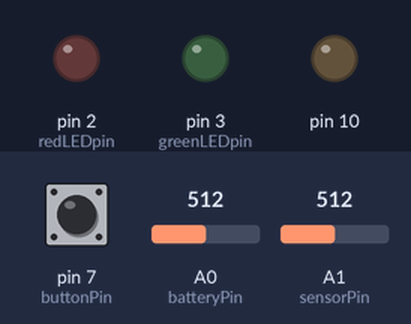
Simulated run of this sketch. Board: Arduino Uno, built with avr-gcc and run on an emulated ATmega328P. Parts: output pins drawn as LEDs (lit = HIGH). The test bench sets the inputs (shaded band); at power-on: pin 7 (buttonPin) LOW, A0 (batteryPin) = 512, A1 (sensorPin) = 512. The local clock reads 2024-03-15 10:24:30 at power-on unless the sketch sets it; storage starts empty; what the sketch prints to the serial monitor is not drawn.

Above: at 1.2 s.
1.3 s: pin 7 (buttonPin) pulled HIGH for 0.15 s
Timing chart, 0 to 4.3 s (numbered marks = the images above; inputs shaded):
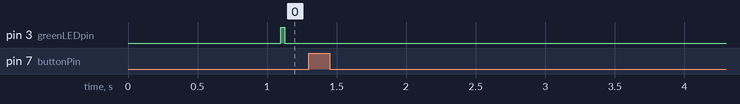

The sketch:

SC_2.ino
```cpp
#include <SD.h>
#include <Wire.h>
#include "RTClib.h"

/**************************************************************************************
SENSORCACHE ARDUINO PROGRAM
VERSION 0.1
CONTACT:  CBSHING@GMAIL.COM
*************************************************************************************/

/*
  This Arduino project uses a Bluetooth serial modem, Adafruit Datalogger Shield (v2), and Arduino Uno
  to record sensor data and send this file to a bluetooth phone

  There is very little that is novel in the code.  Much is comprised by taking other people's existing
  work to allow for the Arduino and Android to talk with each other.  This is created based on code
  written by Lady Ada ( ) from Adafruit and Google Bluetooth Chat.  This code is meant to be part of
  Culturally Situated Sensors - Sensorcaching project.  Anyone is free to download and modify as needed.
  However, if you would like to associate your sensor with the Culturally Situated Sensing network, please
  go to xxx.edu and sign up.

  Instructions for this project:
  1. Go to the Culturally Situated Sensors website (xxx.edu) and download Sensorcache sensor instructions,
     fill out the necessary forms, and download this Sensorcache sensor code
  2. Hook up your sensorcache as seen in the instructions and upload this code to your sensor.
  3. Download "Sensorcaching" from the Android Market
  4. Open up Sensorcaching app on your phone and click the "Share" Button.
  5. Select the "Test my Sensor" Option.  To pair with your sensor select "Connect a Device", then select "Firefly".
     Now you have paired Android to Arduino.  You may need to type passcode: 1234.
  6. Information will automatically be


  Parts Lists:

  Software:


*/

//User defined variables
//#define FIRMWARE_VERSION  0.1
const int sensorcacheid = 1;
//const char sensortype[] = "sensor0";
float sensorValue = 0;
//float sensorMultiplier = 1;
float sensorOffset = 0;

//For testing purposes
const char sensortype[] = "light";
float sensorMultiplier = 1024/5;

// how many milliseconds before checking if the button is pressed. 1000 ms is once a second
#define BUTTON_INTERVAL  100 // mills between entries (reduce to take more/faster data)

// how many milliseconds between grabbing data and logging it. 1000 ms is once a second
#define LOG_INTERVAL  1000 // mills between entries (reduce to take more/faster data)
uint32_t LogTime = 0; // time of last log

// how many milliseconds before writing the logged data permanently to disk
// set it to the LOG_INTERVAL to write each time (safest)
// set it to 10*LOG_INTERVAL to write all data every 10 datareads, you could lose up to
// the last 10 reads if power is lost but it uses less power and is much faster!
#define SYNC_INTERVAL 10000 // mills between calls to flush() - to write data to the card
uint32_t syncTime = 0; // time of last sync()

#define DEBUG_TO_SERIAL   1 // print debug serial lines

// the digital pins that connect to the LEDs
#define redLEDpin 2
#define greenLEDpin 3

// the analog pins that connect to the sensors
#define batteryPin 0          // analog 0
#define sensorPin 1           // analog 1

// the battery reference calculations
const int ref_voltage = 5;
//const float ref_voltage = 3.3;
float batteryVoltage = ref_voltage;

RTC_DS1307 RTC; // define the Real Time Clock object

// for the bluetooth connection state, we use digital pin 6
const int BTconnectPin = 6;
int BTconnectstate = 0;
// for the button, we use digital pin 7
const int buttonPin = 7;
int buttonstate = 0;
// for the data logging shield, we use digital pin 10 for the SD cs line
const int chipSelect = 10;

File logfile;
char filename1[] = "LOGFILE1.txt";
char filename2[] = "LOGFILE2.txt";
boolean filename_flag = false;

void error(char *str)
{
  Serial.print("error: ");
  Serial.println(str);

  // red LED indicates error
  digitalWrite(redLEDpin, HIGH);

  while(1);
}

void setup(void)
{
  Serial.begin(115200);
  Serial.println();

  // use debugging LEDs
  pinMode(redLEDpin, OUTPUT);
  pinMode(greenLEDpin, OUTPUT);

  //define button & BT state pins
  pinMode(BTconnectPin, INPUT);
  pinMode(buttonPin, INPUT);

  // make sure that the default chip select pin is set to
  // output, even if you don't use it
  // for the SD logger:
  pinMode(10, OUTPUT);

  Serial.print("Initializing SD card....");

  // see if the card is present and can be initialized:
  if (!SD.begin(chipSelect)) {
    error("Card failed, or not present");
  }

  Serial.println("card initialized.");

   // connect to RTC
  Wire.begin();
  if (!RTC.begin()) {
    logfile.println("RTC failed");
    Serial.println("RTC failed");
  }

  SD_init();
}

void loop(void)
{
  DateTime now;

  // delay for the amount of time we want between readings
  delay((BUTTON_INTERVAL -1) - (millis() % BUTTON_INTERVAL));

  buttonstate = digitalRead(buttonPin);
  if(buttonstate == HIGH) {
#if DEBUG_TO_SERIAL
  Serial.println("Button Pressed");
#endif // DEBUG_TO_SERIAL
    logfile.close();
    connectBT();
    SD_init();
  }

  // delay for the amount of time we want between readings
  if ((millis() - LogTime) < LOG_INTERVAL) return;
  LogTime = millis();

  digitalWrite(greenLEDpin, HIGH);

  // print the id number
  logfile.print(sensorcacheid);
  logfile.print(",");
#if DEBUG_TO_SERIAL
  Serial.print(sensorcacheid);
  Serial.print(",");
#endif // DEBUG_TO_SERIAL

  // fetch the time
  now = RTC.now();
  // log time
  logfile.print('"');
  logfile.print(now.year(), DEC);
  logfile.print("/");
  logfile.print(now.month(), DEC);
  logfile.print("/");
  logfile.print(now.day(), DEC);
  logfile.print(" - ");
  logfile.print(now.hour(), DEC);
  logfile.print(":");
  logfile.print(now.minute(), DEC);
  logfile.print('"');
#if DEBUG_TO_SERIAL
  Serial.print('"');
  Serial.print(now.year(), DEC);
  Serial.print("/");
  Serial.print(now.month(), DEC);
  Serial.print("/");
  Serial.print(now.day(), DEC);
  Serial.print(" - ");
  Serial.print(now.hour(), DEC);
  Serial.print(":");
  Serial.print(now.minute(), DEC);
  Serial.print('"');
#endif //DEBUG_TO_SERIAL

  analogRead(sensorPin);
  delay(10);
  int sensorReading = analogRead(sensorPin);
  float sensorVoltage = (sensorReading * ref_voltage)/1024;
  sensorValue = (sensorVoltage*sensorMultiplier) + sensorOffset;

  logfile.print(", ");
  logfile.print(sensorValue);
#if DEBUG_TO_SERIAL
  Serial.print(", ");
  Serial.print(sensorValue);
#endif // DEBUG_TO_SERIAL

  analogRead(batteryPin);
  delay(10);
  int batteryReading = analogRead(batteryPin);
  batteryVoltage = (batteryReading*ref_voltage)/1024;

  logfile.print(", ");
  logfile.print(batteryVoltage);
#if DEBUG_TO_SERIAL
  Serial.print(", ");
  Serial.print(batteryVoltage);
#endif // DEBUG_TO_SERIAL

  logfile.println();
#if DEBUG_TO_SERIAL
  Serial.println();
#endif // DEBUG_TO_SERIAL

  digitalWrite(greenLEDpin, LOW);

  // Now we write data to disk! Don't sync too often - requires 2048 bytes of I/O to SD card
  // which uses a bunch of power and takes time
  if ((millis() - syncTime) < SYNC_INTERVAL) return;
  syncTime = millis();

  // blink LED to show we are syncing data to the card & updating FAT!
  digitalWrite(redLEDpin, HIGH);
  logfile.flush();
  digitalWrite(redLEDpin, LOW);

}

void SD_init(void)
{
  // create a new file
  if (!filename_flag) {
    SD.remove("filename2.txt");
    logfile = SD.open(filename2, FILE_WRITE);
    filename_flag = true;
  }
  else {
    SD.remove("filename1.txt");
    logfile = SD.open(filename1, FILE_WRITE);
    filename_flag = false;
  }

    //For up to 99 different files use the following
/*  for (uint8_t i = 0; i < 100; i++) {
    filename[6] = i/10 + '0';
    filename[7] = i%10 + '0';
    if (! SD.exists(filename)) {
      // only open a new file if it doesn't exist
      logfile = SD.open(filename, FILE_WRITE);
      break;  // leave the loop!
    }
  }
 */
  if (! logfile) {
    error("couldnt create file");
  }

  Serial.print("Logging to: ");
  if(filename_flag)
    Serial.println(filename2);
  else
    Serial.println(filename1);

  logfile.print("id,timestamp,");
  logfile.print(sensortype);
  logfile.println(",bat");
#if DEBUG_TO_SERIAL
  Serial.print("id,timestamp,");
  Serial.print(sensortype);
  Serial.println(",bat");
#endif //DEBUG_TO_SERIAL

  return;
}

void connectBT(void)
{
  delay(10);
  //Wait for BT to be connected.
  char c;
  while(c != 'g') {
    if(Serial.available())
      c = Serial.read();
#if DEBUG_TO_SERIAL
  //Serial.println("Waiting for a connection...");
#endif //DEBUG_TO_SERIAL
  }
/*
  while(!BTconnectstate == HIGH){
    BTconnectstate = digitalRead(BTconnectPin);
#if DEBUG_TO_SERIAL
  Serial.print("Waiting for a connection...");
#endif //DEBUG_TO_SERIAL
  }
*/

  //This statement will only be shown during the test phase
  Serial.print("$$ You have connected to Sensorcache Sensor ");
  Serial.print(sensorcacheid);
  Serial.print(" %%");

  // re-open the file for reading:
  if(filename_flag)
    logfile = SD.open(filename2);
  else
    logfile = SD.open(filename1);

  if(logfile)  {
    Serial.print("&& ");
    int16_t c;
    while ((c = logfile.read()) > 0) {
      Serial.print((char)c);
    }
    logfile.close();
    Serial.print(" %%");
  }
  else {
    error("&& File not found %%");
  }

/*
  while(BTconnectstate == HIGH) {
    BTconnectstate = digitalRead(BTconnectPin);
#if DEBUG_TO_SERIAL
  Serial.print("Waiting to end a connection...");
#endif //DEBUG_TO_SERIAL
  }
*/
  return;
}
```

Measured:
- after the input at 1.3 s, pin 3 (greenLEDpin): stops changing and stays LOW
